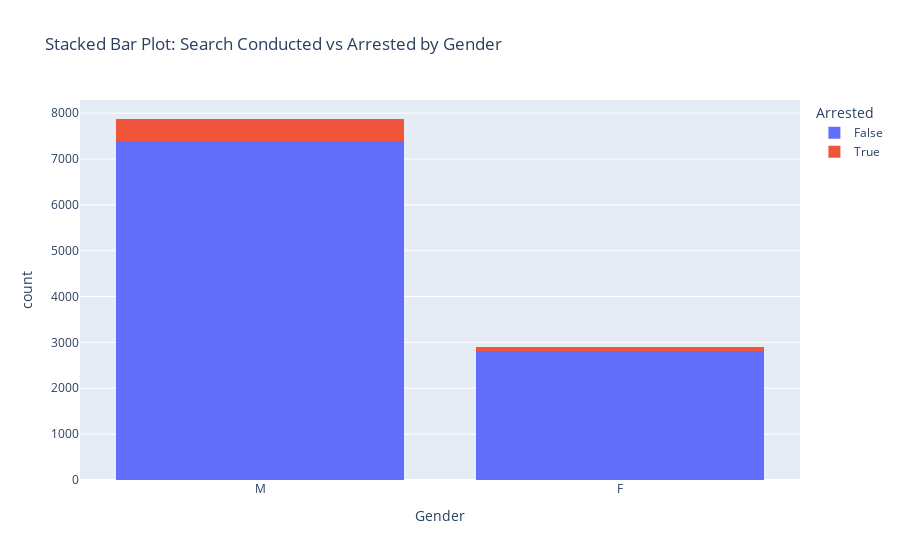

Notebook cell for this chart:
### Markdown cell above
Using advanced visualizations, I chose to use Plotly to create an interactive pie chart, which allows users to hover over the chart for additional insights such as percentages and counts. As you can see its the same percentages as the other pie chart, but for this one you can hover over it and see the actual count. These advanced visualizations help you understand the dataset better.

### Code cell
# Plotly Stacked Bar Chart
fig = px.histogram(df_new, x="driver_gender", color="is_arrested", barmode="stack",
                   title="Stacked Bar Plot: Search Conducted vs Arrested by Gender",
                   labels={"is_arrested": "Arrested", "driver_gender": "Gender"})

# Show the plot
fig.show()

### Figure 1 — Plotly figure (JSON) as saved in the notebook; plotly's stock layout.template omitted (floating-point values rounded to 4 significant figures; data arrays with more than 128 entries replaced by an {"elided": "..."} marker saying what was removed)
{"data": [{"alignmentgroup": "True", "bingroup": "x", "hovertemplate": "Arrested=False<br>Gender=%{x}<br>count=%{y}<extra></extra>", "legendgroup": "False", "marker": {"color": "#636efa", "pattern": {"shape": ""}}, "name": "False", "offsetgroup": "False", "orientation": "v", "showlegend": true, "type": "histogram", "x": {"elided": "10203 str values"}, "xaxis": "x", "yaxis": "y"}, {"alignmentgroup": "True", "bingroup": "x", "hovertemplate": "Arrested=True<br>Gender=%{x}<br>count=%{y}<extra></extra>", "legendgroup": "True", "marker": {"color": "#EF553B", "pattern": {"shape": ""}}, "name": "True", "offsetgroup": "True", "orientation": "v", "showlegend": true, "type": "histogram", "x": {"elided": "564 str values"}, "xaxis": "x", "yaxis": "y"}], "layout": {"autosize": true, "barmode": "stack", "legend": {"title": {"text": "Arrested"}, "tracegroupgap": 0}, "title": {"text": "Stacked Bar Plot: Search Conducted vs Arrested by Gender"}, "xaxis": {"anchor": "y", "autorange": true, "domain": [0, 1], "range": [-0.5, 1.5], "title": {"text": "Gender"}, "type": "category"}, "yaxis": {"anchor": "x", "autorange": true, "domain": [0, 1], "range": [0, 8286.0], "title": {"text": "count"}}}}
